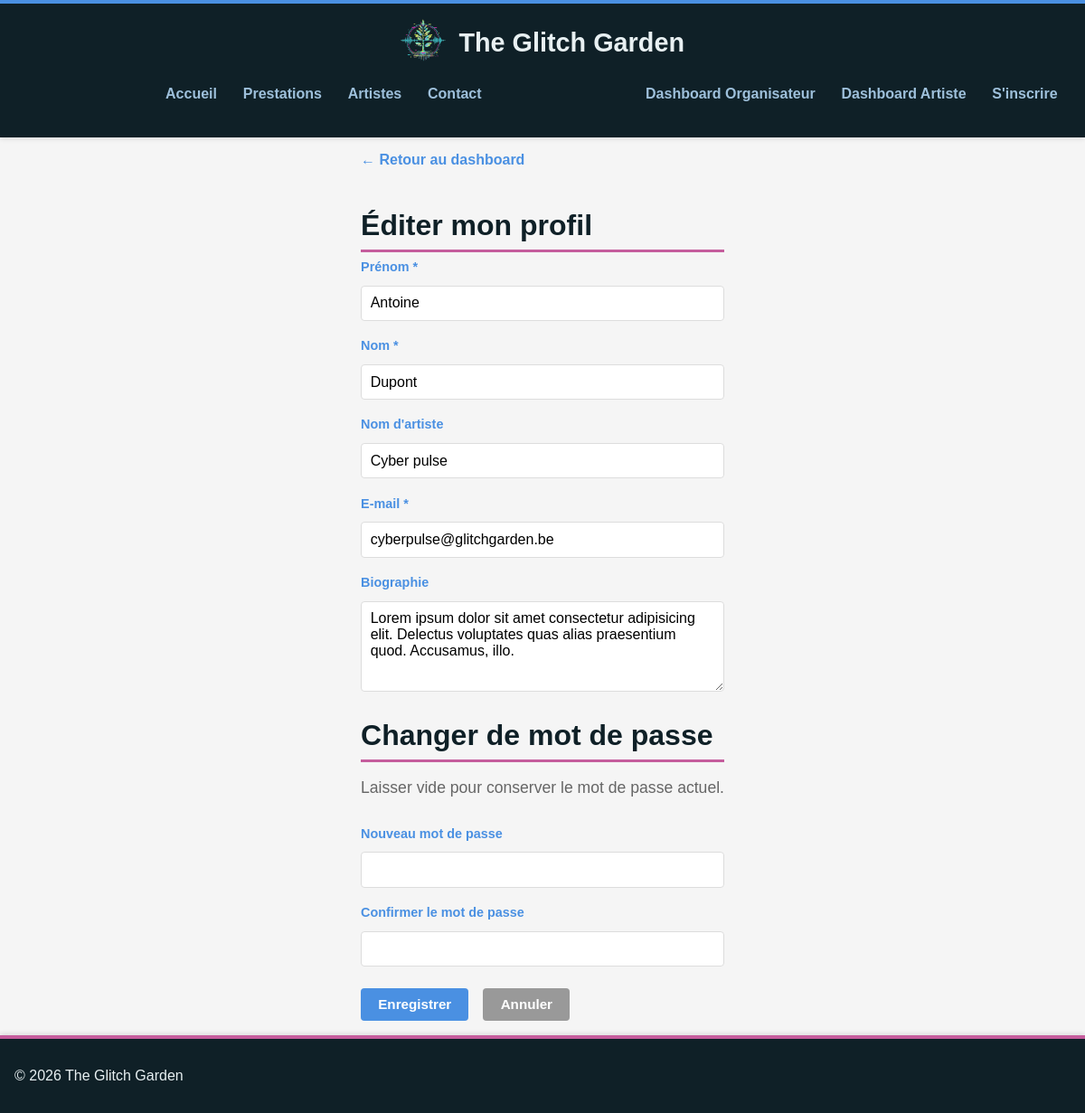
/profil.php, run on the app's committed database.
### tables this page shows
CREATE TABLE utilisateurs (
    id               INT AUTO_INCREMENT PRIMARY KEY,
    nom              VARCHAR(255) NOT NULL,
    prenom           VARCHAR(255) NOT NULL,
    nom_artiste      VARCHAR(255),
    email            VARCHAR(255) NOT NULL UNIQUE,
    mot_de_passe     VARCHAR(255) NOT NULL,
    photo            VARCHAR(255),
    description      TEXT,
    est_organisateur BOOLEAN NOT NULL DEFAULT FALSE
);

### profil.php (the view, shortened to what this page needs)
<?php
$type   = isset($_GET['type']) ? $_GET['type'] : 'artiste';
$userId = ($type === 'organisateur') ? 1 : 2;
$retour = ($type === 'organisateur') ? 'dashboard-organisateur.php' : 'dashboard-artiste.php';
$pdo     = Database::getPDO();
$erreurs = [];
$req = $pdo->prepare("SELECT * FROM utilisateurs WHERE id = :id");
$req->execute([':id' => $userId]);
$user = $req->fetch(PDO::FETCH_ASSOC);
include 'app/view/header.php';
?>
<a href="<?php echo $retour; ?>" class="back-link">&larr; Retour au dashboard</a>
<h1 class="page-title">Éditer mon profil</h1>
<form method="POST" action="profil.php?type=<?php echo htmlspecialchars($type); ?>">
    <div class="form-group">
        <label for="prenom">Prénom *</label>
        <input type="text" id="prenom" name="prenom" value="<?php echo htmlspecialchars($user['prenom']); ?>" <?php echo isset($erreurs['prenom']) ? 'class="input-error"' : ''; ?>>
    </div>
    <div class="form-group">
        <label for="nom">Nom *</label>
        <input type="text" id="nom" name="nom" value="<?php echo htmlspecialchars($user['nom']); ?>" <?php echo isset($erreurs['nom']) ? 'class="input-error"' : ''; ?>>
    </div>
    <?php if ($type === 'artiste'): ?>
    <div class="form-group">
        <label for="nom_artiste">Nom d'artiste</label>
        <input type="text" id="nom_artiste" name="nom_artiste" value="<?php echo htmlspecialchars($user['nom_artiste'] ?? ''); ?>">
    </div>
    <?php endif; ?>
    <div class="form-group">
        <label for="email">E-mail *</label>
        <input type="email" id="email" name="email" value="<?php echo htmlspecialchars($user['email']); ?>" <?php echo isset($erreurs['email']) ? 'class="input-error"' : ''; ?>>
    </div>
    <div class="form-group">
        <label for="description">Biographie</label>
        <textarea id="description" name="description"><?php echo htmlspecialchars($user['description'] ?? ''); ?></textarea>
    </div>
    <h2 class="section-title">Changer de mot de passe</h2>
    <p class="page-description">Laisser vide pour conserver le mot de passe actuel.</p>
    <div class="form-group">
        <label for="mot_de_passe">Nouveau mot de passe</label>
        <input type="password" id="mot_de_passe" name="mot_de_passe">
    </div>
    <div class="form-group">
        <label for="mot_de_passe_confirm">Confirmer le mot de passe</label>
        <input type="password" id="mot_de_passe_confirm" name="mot_de_passe_confirm" <?php echo isset($erreurs['mot_de_passe_confirm']) ? 'class="input-error"' : ''; ?>>
    </div>
    <div class="form-actions">
        <button type="submit" class="btn">Enregistrer</button>
        <a href="<?php echo $retour; ?>" class="btn btn-secondary">Annuler</a>
    </div>
</form>
<?php include 'app/view/footer.php'; ?>

### assets/css/style.css (style rules this page uses)
:root { --color-primary: #4A90E2; --color-accent: #C55D9D; --color-dark: #0F2027; --color-light: #E8F0F2; --color-text: #333333; --color-text-light: #666666; --color-background: #F5F5F5; --color-white: #FFFFFF; --color-border: #EEEEEE; --color-border-light: rgba(74, 144, 226, 0.2); --color-bg-light: rgba(74, 144, 226, 0.05); --color-nav-link: #9EC0DB; --color-muted: #999999; --color-border-dark: #DDDDDD; --color-text-dark: #222222; --color-error: #E74C3C; }
*, *::before, *::after { box-sizing: border-box; }
body { background-color: var(--color-background); color: var(--color-text); font-family: Arial, sans-serif; font-size: 1rem; margin: 0; min-height: 100vh; display: flex; flex-direction: column; }
.page-title, .section-title { font-size: 2rem; font-weight: bold; color: var(--color-dark); margin-bottom: 0.5rem; border-bottom: 3px solid var(--color-accent); padding-bottom: 0.5rem; }
.page-description, .section-description { font-size: 1.1rem; color: var(--color-text-light); margin-bottom: 2rem; }
.back-link, .artiste-name { color: var(--color-primary); font-weight: bold; text-decoration: none; transition: color 0.2s; }
.back-link { margin-bottom: 1.5rem; }
.form-group { flex: 1; min-width: 250px; }
.form-group label { font-weight: bold; color: var(--color-primary); font-size: 0.95rem; }
.form-group input, .form-group textarea { width: 100%; margin-top: 0.5rem; padding: 0.8rem; border: 1px solid var(--color-border-dark); border-radius: 4px; font-family: inherit; font-size: 1rem; transition: border-color 0.2s; }
.form-group textarea { resize: vertical; min-height: 100px; }
.form-group { margin-bottom: 1.2rem; }
.form-group label { display: block; font-weight: bold; color: var(--color-primary); margin-bottom: 0.3rem; font-size: 0.9rem; }
.form-group input, .form-group textarea, .form-group select { width: 100%; padding: 0.6rem; border: 1px solid var(--color-border-dark); border-radius: 4px; font-size: 1rem; font-family: inherit; }
.btn { display: inline-block; padding: 0.6rem 1.2rem; border: none; border-radius: 4px; cursor: pointer; font-size: 0.95rem; font-weight: bold; text-decoration: none; background-color: var(--color-primary); color: white; }
.btn-secondary { background-color: var(--color-muted); }
.form-actions { margin-top: 1.5rem; display: flex; gap: 1rem; align-items: center; flex-wrap: wrap; }

### data on the page
utilisateurs: prenom "Antoine", nom "Dupont", nom_artiste "Cyber pulse", email "cyberpulse@glitchgarden.be", description "Lorem ipsum dolor sit amet consectetur adipisicing elit. Delectus voluptates quas alias praesentium quod. Accusamus, illo."
